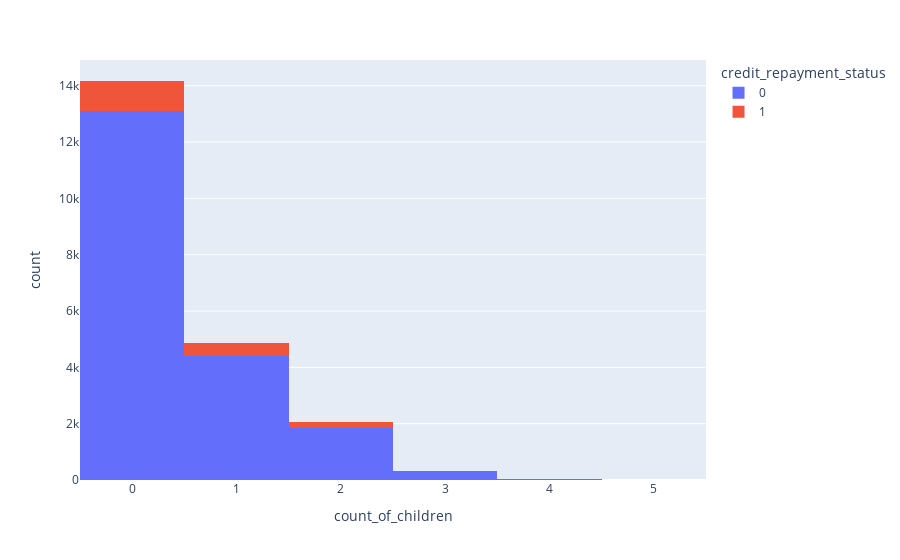

The code cell stored with this chart in its notebook:
### Code cell
fig1 = px.histogram(data_frame=credit_df[['count_of_children', 'credit_repayment_status']], x='count_of_children', color='credit_repayment_status')
fig1.show()

### Figure 1 — Plotly figure (JSON) as saved in the notebook; plotly's stock layout.template omitted (floating-point values rounded to 4 significant figures; data arrays with more than 128 entries replaced by an {"elided": "..."} marker saying what was removed)
{"data": [{"alignmentgroup": "True", "bingroup": "x", "hovertemplate": "credit_repayment_status=0<br>count_of_children=%{x}<br>count=%{y}<extra></extra>", "legendgroup": "0", "marker": {"color": "#636efa"}, "name": "0", "offsetgroup": "0", "orientation": "v", "showlegend": true, "type": "histogram", "x": {"elided": "19713 int values"}, "xaxis": "x", "yaxis": "y"}, {"alignmentgroup": "True", "bingroup": "x", "hovertemplate": "credit_repayment_status=1<br>count_of_children=%{x}<br>count=%{y}<extra></extra>", "legendgroup": "1", "marker": {"color": "#EF553B"}, "name": "1", "offsetgroup": "1", "orientation": "v", "showlegend": true, "type": "histogram", "x": {"elided": "1741 int values"}, "xaxis": "x", "yaxis": "y"}], "layout": {"barmode": "relative", "legend": {"title": {"text": "credit_repayment_status"}, "tracegroupgap": 0}, "margin": {"t": 60}, "xaxis": {"anchor": "y", "domain": [0, 1], "title": {"text": "count_of_children"}}, "yaxis": {"anchor": "x", "domain": [0, 1], "title": {"text": "count"}}}}
